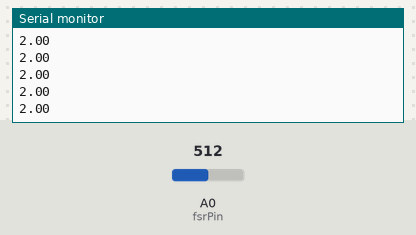
Bench run of a sketch on a simulated Arduino Uno, built with avr-gcc and run on an emulated ATmega328P. Shown: the last lines printed to the serial monitor. The test bench sets the inputs (shaded band); at power-on: A0 (fsrPin) = 512.

Above: at 1.2 s.
1.3 s: A0 (fsrPin) set to 716
At 1.8 s:
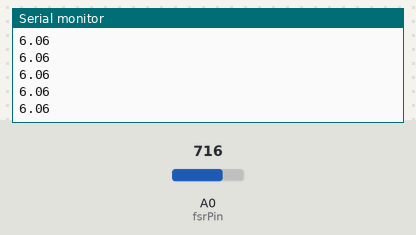
2.8 s: A0 (fsrPin) set to 900
At 3.7 s:
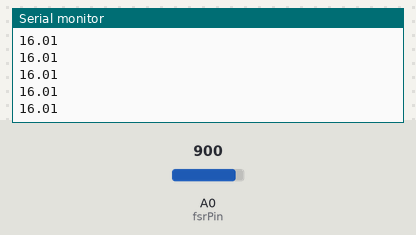
Timing chart, 0 to 5.8 s (numbered marks = the images above; inputs shaded):
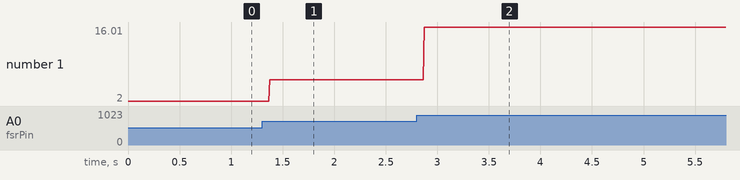

The sketch:

force_value.ino
```cpp
int fsrPin = 0;
int fsrReading;


void setup(void) {
  Serial.begin(9600);
}

void loop(void) {
  fsrReading = analogRead(fsrPin);
//Serial.print("Sensor value = ");
//Serial.println(fsrReading);
  float force = 15.311 * exp(0.005199 * fsrReading) * 9.8 * 0.001 - 0.15;
  //Serial.print("Force value = ");
  Serial.println(force);
  //Serial.println("--------------------");
  //delay(1000);
}
```

Measured:
- after the input at 1.3 s, the serial monitor: prints a new line after 0.07 s (image 1)
- after the input at 2.8 s, the serial monitor: prints a new line after 0.07 s (image 2)
- plotted number 1: 2 → 6.06 after the input at 1.3 s, 6.06 → 16 after the input at 2.8 s
